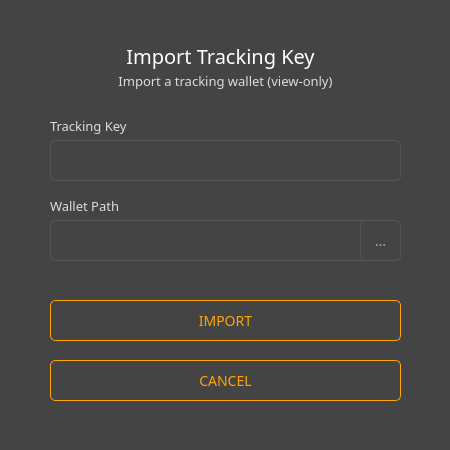
<?xml version="1.0" encoding="UTF-8"?>
<ui version="4.0">
 <class>ImportTracking</class>
 <widget class="QDialog" name="ImportTracking">
  <property name="geometry">
   <rect>
    <x>0</x>
    <y>0</y>
    <width>450</width>
    <height>450</height>
   </rect>
  </property>
  <property name="windowTitle">
   <string>Import</string>
  </property>
  <property name="styleSheet">
   <string notr="true">background-color: #444; color: #ddd; border: 0px; font-family: Raleway;</string>
  </property>
  <widget class="QGroupBox" name="groupBox">
   <property name="geometry">
    <rect>
     <x>0</x>
     <y>0</y>
     <width>450</width>
     <height>450</height>
    </rect>
   </property>
   <property name="styleSheet">
    <string notr="true"/>
   </property>
   <property name="title">
    <string/>
   </property>
   <widget class="QLabel" name="label_4">
    <property name="geometry">
     <rect>
      <x>50</x>
      <y>70</y>
      <width>351</width>
      <height>21</height>
     </rect>
    </property>
    <property name="font">
     <font>
      <family>Raleway</family>
      <pointsize>-1</pointsize>
     </font>
    </property>
    <property name="styleSheet">
     <string notr="true">color: #ddd;border-right: 0px;font-size: 13px;</string>
    </property>
    <property name="text">
     <string>Import a tracking wallet (view-only)</string>
    </property>
    <property name="alignment">
     <set>Qt::AlignCenter</set>
    </property>
   </widget>
   <widget class="QLabel" name="label_3">
    <property name="geometry">
     <rect>
      <x>60</x>
      <y>40</y>
      <width>321</width>
      <height>31</height>
     </rect>
    </property>
    <property name="font">
     <font>
      <family>Raleway</family>
      <pointsize>-1</pointsize>
     </font>
    </property>
    <property name="styleSheet">
     <string notr="true">color: #fff;
border-right: 0px;
font-size: 20px;</string>
    </property>
    <property name="text">
     <string>Import Tracking Key</string>
    </property>
    <property name="alignment">
     <set>Qt::AlignCenter</set>
    </property>
   </widget>
   <widget class="QLabel" name="label">
    <property name="geometry">
     <rect>
      <x>50</x>
      <y>110</y>
      <width>351</width>
      <height>31</height>
     </rect>
    </property>
    <property name="font">
     <font>
      <family>Raleway</family>
      <pointsize>-1</pointsize>
     </font>
    </property>
    <property name="styleSheet">
     <string notr="true">color: #ddd;border-right: 0px;font-size: 13px;</string>
    </property>
    <property name="text">
     <string>Tracking Key</string>
    </property>
   </widget>
   <widget class="QLineEdit" name="m_trackingKey">
    <property name="geometry">
     <rect>
      <x>50</x>
      <y>140</y>
      <width>351</width>
      <height>41</height>
     </rect>
    </property>
    <property name="minimumSize">
     <size>
      <width>0</width>
      <height>31</height>
     </size>
    </property>
    <property name="font">
     <font>
      <family>Raleway</family>
      <pointsize>-1</pointsize>
     </font>
    </property>
    <property name="styleSheet">
     <string notr="true">padding: 3px; border: 1px solid #555; border-radius: 5px; font-family: 'Raleway'; font-size: 14px; color: #aaa; padding: 5px;</string>
    </property>
   </widget>
   <widget class="QLabel" name="label_2">
    <property name="geometry">
     <rect>
      <x>50</x>
      <y>190</y>
      <width>351</width>
      <height>31</height>
     </rect>
    </property>
    <property name="font">
     <font>
      <family>Raleway</family>
      <pointsize>-1</pointsize>
     </font>
    </property>
    <property name="styleSheet">
     <string notr="true">color: #ddd;border-right: 0px;font-size: 13px;</string>
    </property>
    <property name="text">
     <string>Wallet Path</string>
    </property>
   </widget>
   <widget class="QLineEdit" name="m_pathEdit">
    <property name="geometry">
     <rect>
      <x>50</x>
      <y>220</y>
      <width>351</width>
      <height>41</height>
     </rect>
    </property>
    <property name="minimumSize">
     <size>
      <width>0</width>
      <height>31</height>
     </size>
    </property>
    <property name="font">
     <font>
      <family>Raleway</family>
      <pointsize>-1</pointsize>
     </font>
    </property>
    <property name="styleSheet">
     <string notr="true">padding: 3px; border: 1px solid #555; border-radius: 5px; font-family: 'Raleway'; font-size: 14px; color: #aaa; padding: 5px;</string>
    </property>
   </widget>
   <widget class="QPushButton" name="m_okButton">
    <property name="geometry">
     <rect>
      <x>50</x>
      <y>300</y>
      <width>351</width>
      <height>41</height>
     </rect>
    </property>
    <property name="minimumSize">
     <size>
      <width>125</width>
      <height>31</height>
     </size>
    </property>
    <property name="font">
     <font>
      <family>Raleway</family>
      <pointsize>-1</pointsize>
     </font>
    </property>
    <property name="styleSheet">
     <string notr="true">color: orange; border: 1px solid orange; font-size: 14px; border-radius: 5px;</string>
    </property>
    <property name="text">
     <string>IMPORT</string>
    </property>
   </widget>
   <widget class="QPushButton" name="m_cancelButton">
    <property name="geometry">
     <rect>
      <x>50</x>
      <y>360</y>
      <width>351</width>
      <height>41</height>
     </rect>
    </property>
    <property name="minimumSize">
     <size>
      <width>125</width>
      <height>31</height>
     </size>
    </property>
    <property name="font">
     <font>
      <family>Raleway</family>
      <pointsize>-1</pointsize>
     </font>
    </property>
    <property name="styleSheet">
     <string notr="true">color: orange; border: 1px solid orange; font-size: 14px; border-radius: 5px;</string>
    </property>
    <property name="text">
     <string>CANCEL</string>
    </property>
   </widget>
   <widget class="QToolButton" name="m_selectPathButton">
    <property name="geometry">
     <rect>
      <x>360</x>
      <y>220</y>
      <width>41</width>
      <height>41</height>
     </rect>
    </property>
    <property name="font">
     <font>
      <family>Raleway</family>
      <pointsize>-1</pointsize>
     </font>
    </property>
    <property name="styleSheet">
     <string notr="true">padding: 3px; border: 1px solid #555; border-radius: 5px; font-family: 'Raleway'; font-size: 14px; color: #aaa;</string>
    </property>
    <property name="text">
     <string>...</string>
    </property>
   </widget>
  </widget>
 </widget>
 <resources/>
 <connections>
  <connection>
   <sender>m_okButton</sender>
   <signal>clicked()</signal>
   <receiver>ImportTracking</receiver>
   <slot>accept()</slot>
   <hints>
    <hint type="sourcelabel">
     <x>570</x>
     <y>103</y>
    </hint>
    <hint type="destinationlabel">
     <x>323</x>
     <y>65</y>
    </hint>
   </hints>
  </connection>
  <connection>
   <sender>m_cancelButton</sender>
   <signal>clicked()</signal>
   <receiver>ImportTracking</receiver>
   <slot>reject()</slot>
   <hints>
    <hint type="sourcelabel">
     <x>439</x>
     <y>103</y>
    </hint>
    <hint type="destinationlabel">
     <x>323</x>
     <y>65</y>
    </hint>
   </hints>
  </connection>
  <connection>
   <sender>m_selectPathButton</sender>
   <signal>clicked()</signal>
   <receiver>ImportTracking</receiver>
   <slot>selectPathClicked()</slot>
   <hints>
    <hint type="sourcelabel">
     <x>380</x>
     <y>240</y>
    </hint>
    <hint type="destinationlabel">
     <x>224</x>
     <y>224</y>
    </hint>
   </hints>
  </connection>
 </connections>
 <slots>
  <slot>selectPathClicked()</slot>
 </slots>
</ui>
